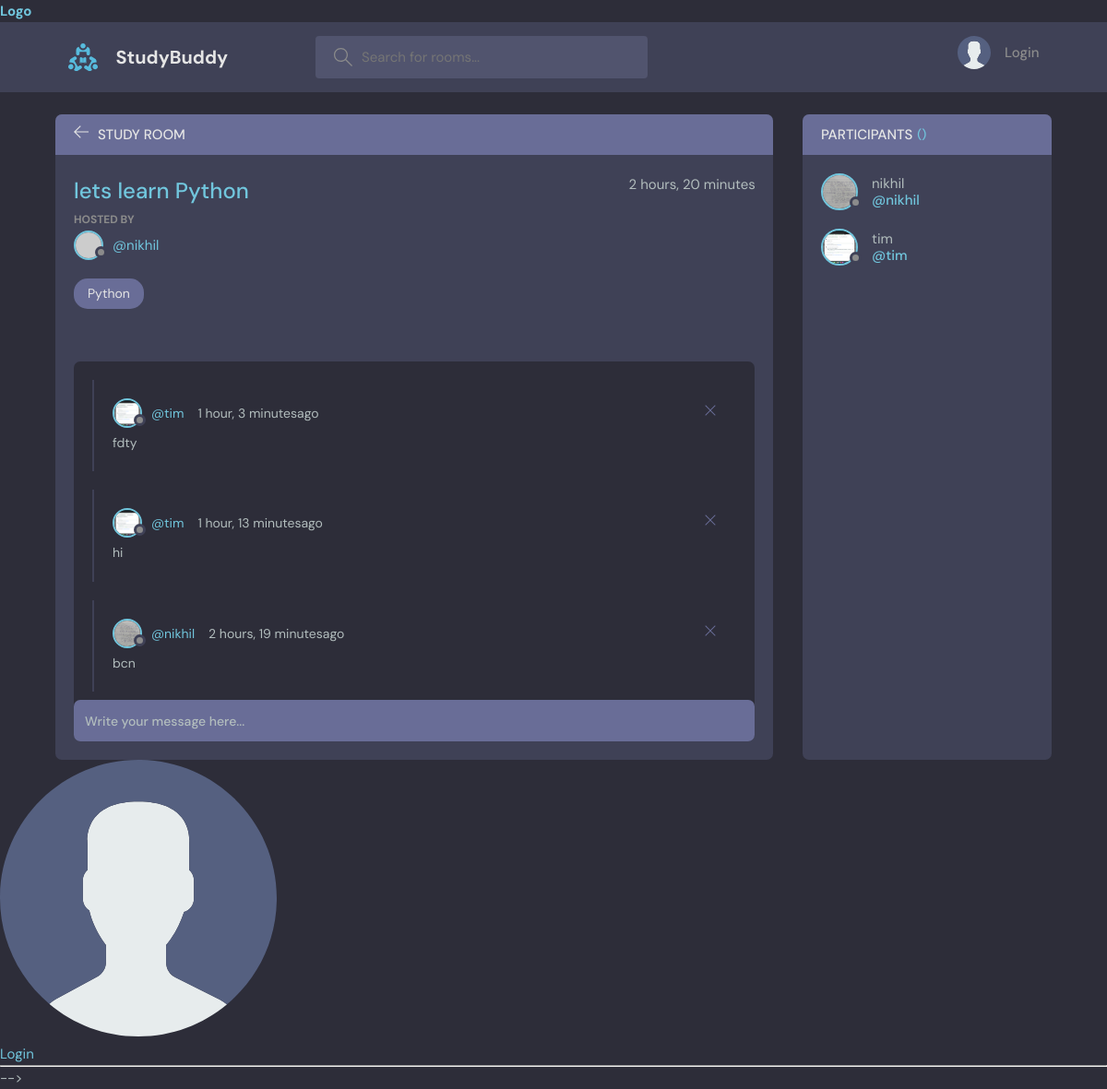
The page /room/1/ on the database its author committed.
### base/models.py (models this page shows, shortened)
class Room(models.Model):
    host=models.ForeignKey(User,on_delete=models.SET_NULL,null=True)
    topic=models.ForeignKey(Topic,on_delete=models.SET_NULL,null=True)
    name=models.CharField(max_length=200)
    description=models.TextField(null=True,blank=True)
    participant=models.ManyToManyField(User,related_name='participants')
    updated=models.DateTimeField(auto_now=True)
    created=models.DateTimeField(auto_now_add=True)
    class Meta:
        ordering=['-updated','-created']

class User(AbstractUser):
    name =models.CharField(max_length=200,null=True)
    email=models.EmailField(unique=True,null=True)
    bio=models.TextField(null=True)
    avatar=models.ImageField(null=True,default='avatar.svg')
    USERNAME_FIELD='email'
    REQUIRED_FIELDS=[]

class Topic(models.Model):
    name=models.CharField(max_length=200)
    def __str__(self):
        return  self.name

class Message(models.Model):
    user=models.ForeignKey(User,on_delete=models.CASCADE)
    room=models.ForeignKey(Room,on_delete=models.CASCADE)
    body=models.TextField()
    updated=models.DateTimeField(auto_now=True)
    created=models.DateTimeField(auto_now_add=True)

### base/views.py (the view, shortened to what this page needs)
# urls.py: path('room/',views.getRooms),
def room(request,pk):
    room=Room.objects.get(id=pk)
    room_message=Message.objects.filter(room=room).order_by('-created')
    participants=room.participant.all()
    context={'text':"room",
     'room':room,
     'room_message':room_message,
     'participants':participants
    }
    return render(request,"base/room.html",context)

### base/template/base/room.html (shortened to what this page needs)
{%extends 'main.html'%}
{%block content%}
    <main class="profile-page layout layout--2">
      <div class="container">
        <div class="room">
          <div class="room__top">
            <div class="room__topLeft">
              <a href="/">
                <svg version="1.1" xmlns="http://www.w3.org/2000/svg" width="32" height="32" viewBox="0 0 32 32">
                  <title>arrow-left</title>
                  <path
                    d="M13.723 2.286l-13.723 13.714 13.719 13.714 1.616-1.611-10.96-10.96h27.625v-2.286h-27.625l10.965-10.965-1.616-1.607z"
                  ></path>
                </svg>
              </a>
              <h3>Study Room</h3>
            </div>
          </div>
          <div class="room__box scroll">
            <div class="room__header scroll">
              <div class="room__info">
                <h3>{{room.name}}</h3>
                <span>{{room.created|timesince}}</span>
              </div>
              <div class="room__hosted">
                <p>Hosted By</p>
                <a href="#" class="room__author">
                  <div class="avatar avatar--small">
                    <img src="https://randomuser.me/api/portraits/men/37.jpg" />
                  </div>
                  <span>@{{room.host.username}}</span>
                </a>
              </div>
              <span class="room__topics">{{room.topic}}</span>
            </div>
            <div class="room__conversation">
              <div class="threads scroll">
           {%for message in room_message%}
                <div class="thread">
                  <div class="thread__top">
                    <div class="thread__author">
                      <a href="/user-profile/{{message.user.id}}" class="thread__authorInfo">
                        <div class="avatar avatar--small">
                          <img src="{{message.user.avatar.url}}" />
                        </div>
                        <span>@{{message.user.username}}</span>
                      </a>
                      <span class="thread__date">{{message.created|timesince}}ago</span>
                    </div>
                    <div class="thread__delete">
                      <svg version="1.1" xmlns="http://www.w3.org/2000/svg" width="32" height="32" viewBox="0 0 32 32">
                        <title>remove</title>
                        <path
                          d="M27.314 6.019l-1.333-1.333-9.98 9.981-9.981-9.981-1.333 1.333 9.981 9.981-9.981 9.98 1.333 1.333 9.981-9.98 9.98 9.98 1.333-1.333-9.98-9.98 9.98-9.981z"
                        ></path>
                      </svg>
                    </div>
                  </div>
                  <div class="thread__details">
                    {{message.body}}
                  </div>
                </div>
              {%endfor%}
              </div>
            </div>
          </div>
          <div class="room__message">
            <form action="" method="POST">
              <input name='body' placeholder="Write your message here..." /></form>
          </div>
        </div>
        <div class="participants">
          <h3 class="participants__top">Participants <span>({{participants.counts}})</span></h3>
          <div class="participants__list scroll">
            {%for user in participants%}
            <a href="/user-profile/{{user.id}}" class="participant">
              <div class="avatar avatar--medium">
                <img src="{{user.avatar.url}}" />
              </div>
              <p>
                {{user.username}}
                <span>@{{user.username}}</span>
              </p>
            </a>
            {%endfor%}
          </div>
        </div>
      </div>
    </main>
    {%endblock%}

### rows shown on the page
Room: name "lets learn Python", created "2 hours, 20 minutes", host.username "nikhil", topic "Python"
Message: user.avatar (picture), user.username "tim", created "1 hour, 3 minutes", body "fdty"
Message: user.avatar (picture), user.username "tim", created "1 hour, 13 minutes", body "hi"
Message: user.avatar (picture), user.username "nikhil", created "2 hours, 19 minutes", body "bcn"
User: avatar (picture), username "nikhil"
User: avatar (picture), username "tim"
